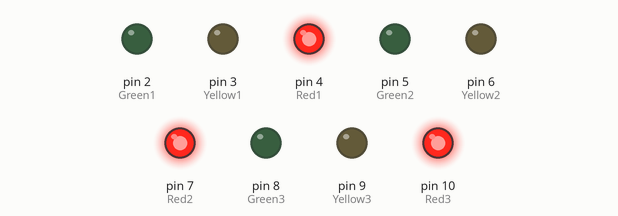
Recording of a sketch running on a simulated Arduino Uno, built with avr-gcc and run on an emulated ATmega328P. Parts: output pins drawn as LEDs (lit = HIGH).

Above: at 0.1 s.
At 5.3 s:
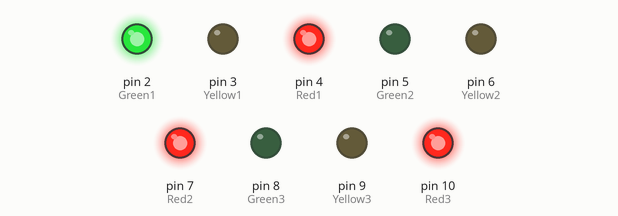
At 12.9 s:
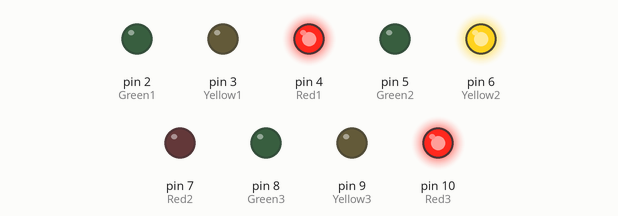
At 16.6 s:
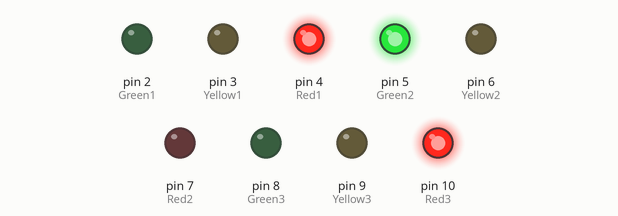
At 25.8 s:
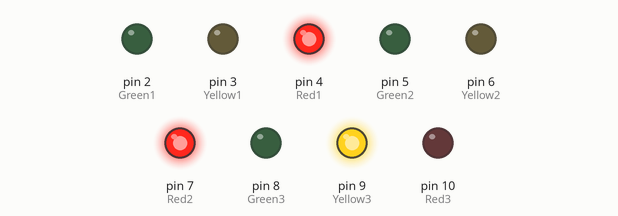
At 37.2 s:
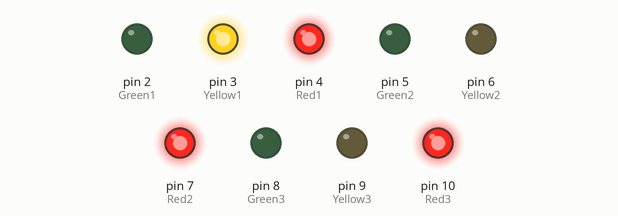
Timing chart, 0 to 38.7 s (numbered marks = the images above):
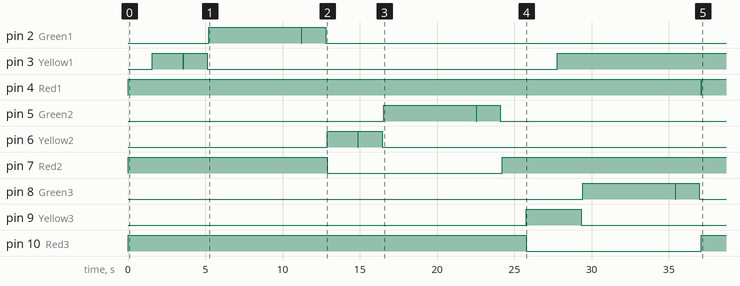

Measured:
- by itself, pin 2 (Green1): LOW → HIGH at 5.2 s, → LOW 6.0 s later, → HIGH 0.03 s later, → LOW 1.5 s later
- by itself, pin 3 (Yellow1): goes HIGH 2.0 s, LOW 0.03 s, HIGH 1.5 s, LOW 22.7 s, then HIGH
- by itself, pin 4 (Red1): LOW → HIGH at 0.03 s, → LOW 37.1 s later, → HIGH 0.03 s later
- by itself, pin 5 (Green2): LOW → HIGH at 16.5 s, → LOW 6.0 s later, → HIGH 0.03 s later, → LOW 1.5 s later
- by itself, pin 6 (Yellow2): LOW → HIGH at 12.9 s, → LOW 2.0 s later, → HIGH 0.03 s later, → LOW 1.5 s later
- by itself, pin 7 (Red2): LOW → HIGH at 0.00 s, → LOW 12.9 s later, → HIGH 11.4 s later
- by itself, pin 8 (Green3): LOW → HIGH at 29.4 s, → LOW 6.0 s later, → HIGH 0.03 s later, → LOW 1.5 s later
- by itself, pin 9 (Yellow3): LOW → HIGH at 25.8 s, → LOW 3.6 s later

The sketch:

Traffic_Lights.ino
```cpp
/*
  membuat traffic lights
  Author : RAFIQUL HAKIM
  Date/Time : Sabtu, 15 Desember 2018
*/

int Green1  = 2;
int Green2  = 5;
int Green3  = 8;
int Yellow1 = 3;
int Yellow2 = 6;
int Yellow3 = 9;
int Red1    = 4;
int Red2    = 7;
int Red3    = 10;

void setup() {
  // Initialize The LED Pins As Output Signals

  pinMode (Green1, OUTPUT);
  pinMode (Yellow1, OUTPUT);
  pinMode (Red1, OUTPUT);
  pinMode (Green2, OUTPUT);
  pinMode (Yellow2, OUTPUT);
  pinMode (Red2, OUTPUT);
  pinMode (Green3, OUTPUT);
  pinMode (Yellow3, OUTPUT);
  pinMode (Red3, OUTPUT);

  // Now The LEDs Are Initialized We Need To Tell The Arduino
  // Which Commands It Needs To Run In "VOID LOOP"
}

void loop() {
  // Turn On Red2 and Red3
  digitalWrite(Red2, HIGH);
  digitalWrite(Red3, HIGH);
  digitalWrite(Red1, HIGH);

  // Red1 Off
  for (int fadeValue = 0; fadeValue <= 255; fadeValue += 5) {
    digitalWrite(Red1, fadeValue);
    delay(30);
  }

  // Yellow1 On and Off
  digitalWrite(Yellow1, HIGH);
  delay(2000);
  for (int fadeValue = 0; fadeValue <= 255; fadeValue += 5) {
    digitalWrite(Yellow1, fadeValue);
    delay(30);
  }
  digitalWrite(Yellow1, LOW);
  delay(100);

  // Green1
  digitalWrite(Green1, HIGH);
  delay(6000);
  for (int fadeValue = 0; fadeValue <= 255; fadeValue += 5) {
    digitalWrite(Green1, fadeValue);
    delay(30);
  }
  digitalWrite(Green1, LOW);
  delay(100);

  // Red1 On and Red2 Off
  digitalWrite(Red1, HIGH);
  digitalWrite(Red2, LOW);

  // Yellow2
  digitalWrite(Yellow2, HIGH);
  delay(2000);
  for (int fadeValue = 0; fadeValue <= 255; fadeValue += 5) {
    digitalWrite(Yellow2, fadeValue);
    delay(30);
  }
  digitalWrite(Yellow2, LOW);
  delay(100);

  // Green2
  digitalWrite(Green2, HIGH);
  delay(6000);
  for (int fadeValue = 0; fadeValue <= 255; fadeValue += 5) {
    digitalWrite(Green2, fadeValue);
    delay(30);
  }
  digitalWrite(Green2, LOW);
  delay(100);

  // Red2 On Red3 Off
  digitalWrite(Red2, HIGH);
  for (int fadeValue = 0; fadeValue <= 255; fadeValue += 5) {
    digitalWrite(Red2, fadeValue);
    delay(30);
  }
  digitalWrite(Red3, LOW);

  // Yellow3
  digitalWrite(Yellow3, HIGH);
  delay(2000);
  for (int fadeValue = 0; fadeValue <= 255; fadeValue += 5) {
    digitalWrite(Yellow1, fadeValue);
    delay(30);
  }
  digitalWrite(Yellow3, LOW);
  delay(100);

  // Green3
  digitalWrite(Green3, HIGH);
  delay(6000);
  for (int fadeValue = 0; fadeValue <= 255; fadeValue += 5) {
    digitalWrite(Green3, fadeValue);
    delay(30);
  }
  digitalWrite(Green3, LOW);
  delay(100);
}
```
